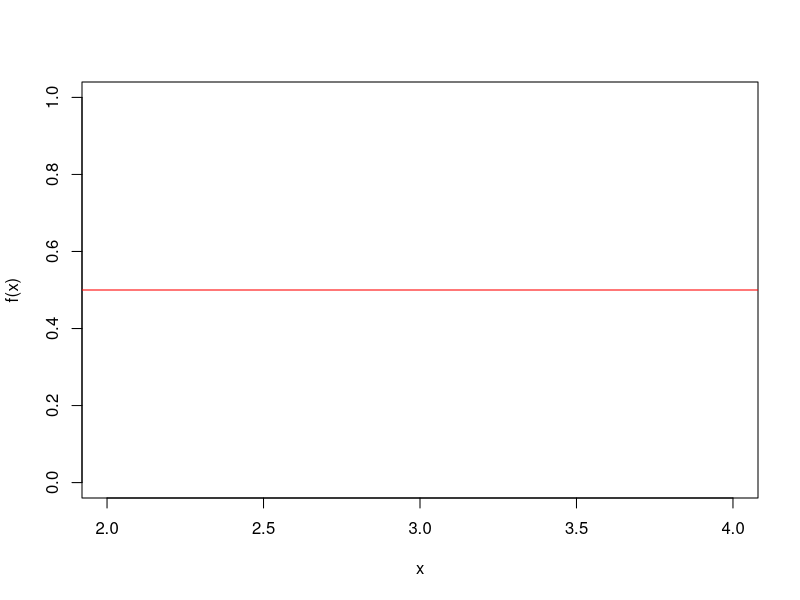
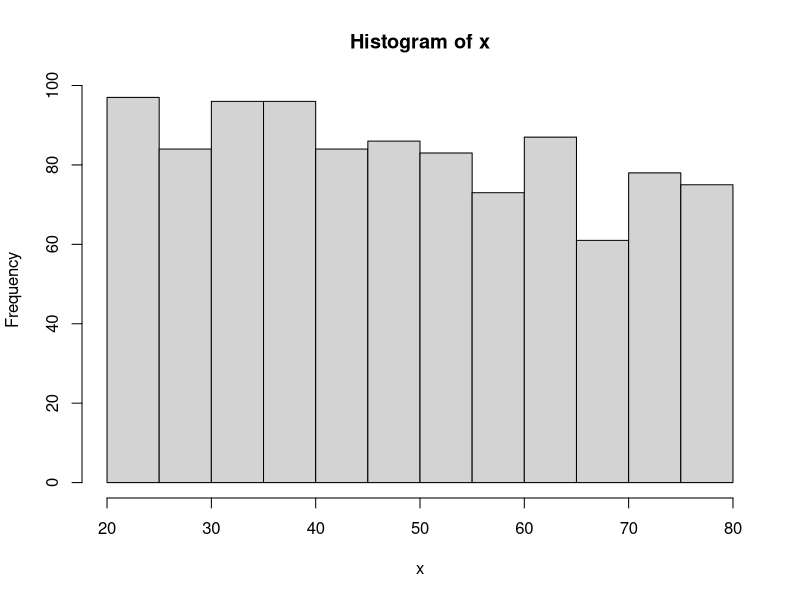
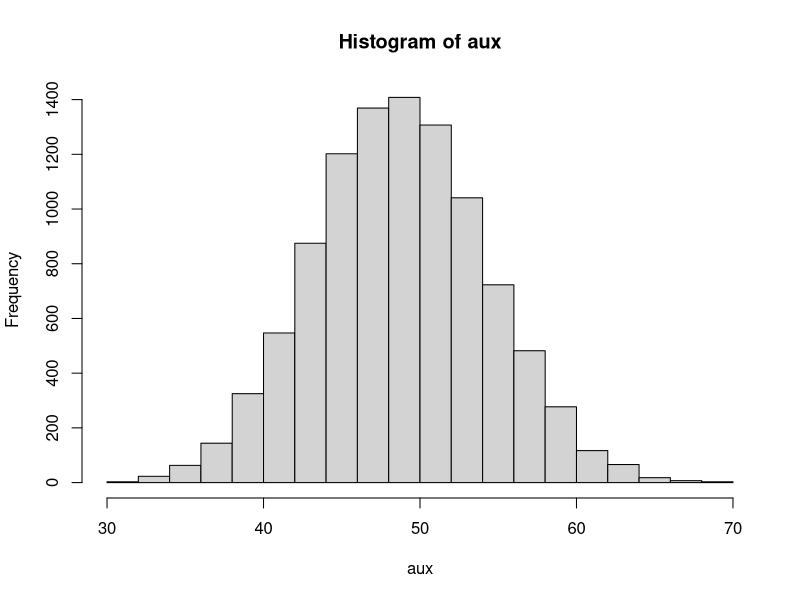

R code for these plots, in order:
## ---- chunk 1
plot(0,type="l",xlim=c(2,4),xlab="x",ylab="f(x)",ylim=c(0,1))
abline(h=0.5,col="red")
## ---- chunk 2
x<-round(runif(1000,20,80),0)
hist(x)
n<-10
k<-10000
aux<-NULL
for(i in 1:k){
s<-sample(x,10)
aux[i]<-mean(s)
}
hist(aux)
